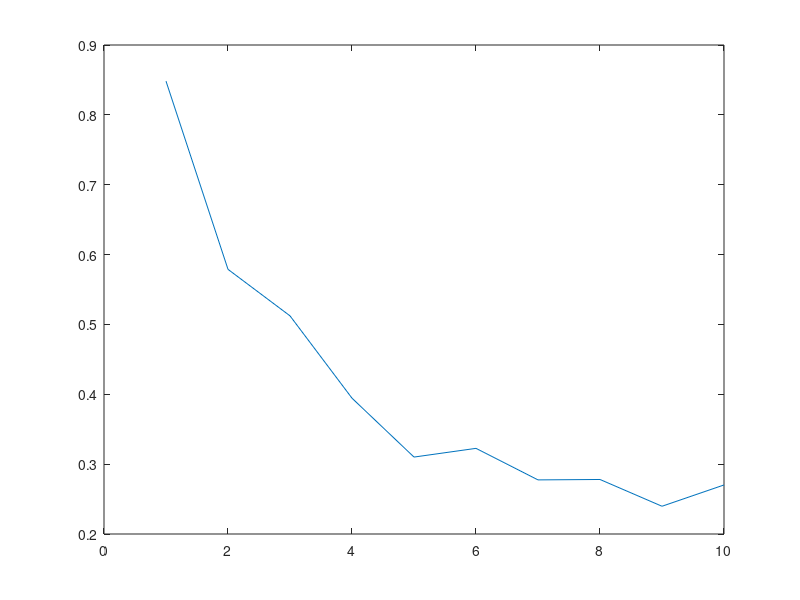

Here is the MATLAB script that generated this plot:
clc
clear
close all

p = 1:10;
predictions = zeros(1,length(p));

a = 3;
x_test = 0;


% numSamples taken from 'coeffs' in sim1. Dont know why this works
% but the results are fairly constant. Only in the beginning the estimation
% is 'too good'
for i = 1:length(p)
    nSamples = ceil( 4 ^ p(i));
    
    x_samples     = unifrnd(0, 1, [nSamples, p(i)]);
    x_samples_mag = sqrt(sum(x_samples.*x_samples, 2)); 
    y = exp(-a * x_samples_mag);

    x_closest = min(abs(x_samples_mag - x_test));
    predictions(i) = exp(-a * x_closest);

end

plot(p, predictions);
